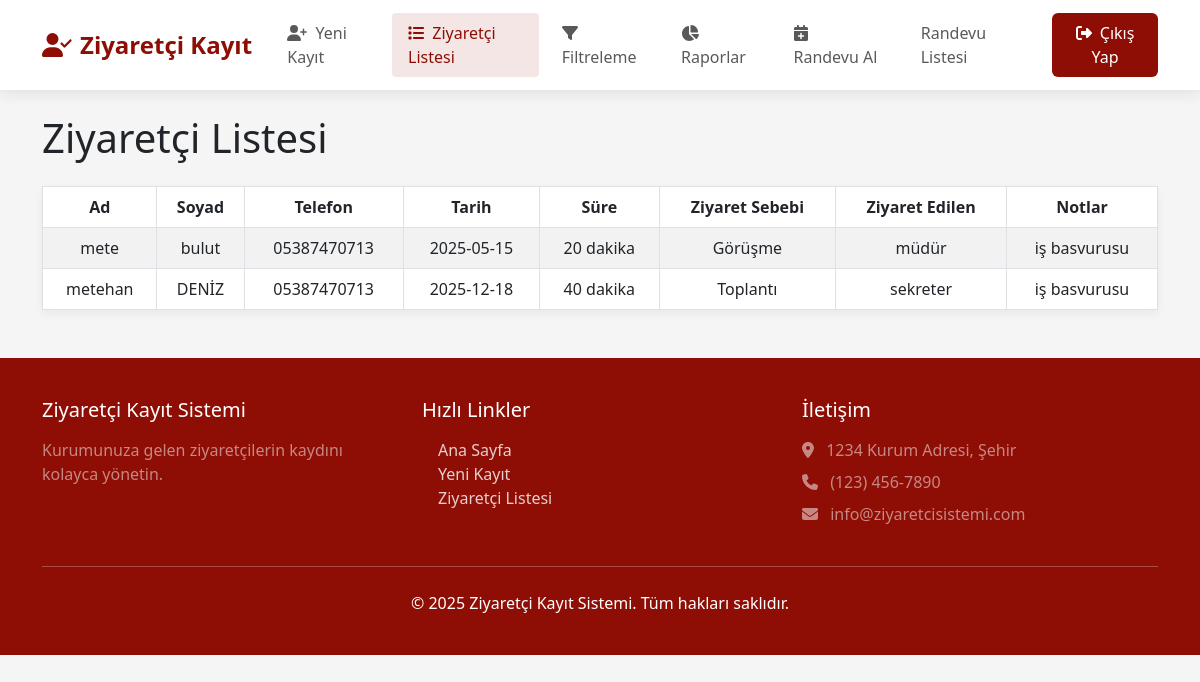
The app's page /liste (signed in) with its own data.
### app.py (models this page shows)
class Ziyaretci(db.Model):
    id = db.Column(db.Integer, primary_key=True)
    ad = db.Column(db.String(100), nullable=False)
    soyad = db.Column(db.String(100), nullable=False)
    tc = db.Column(db.String(11))
    telefon = db.Column(db.String(20), nullable=False)
    tarih = db.Column(db.String(20), nullable=False)
    sure = db.Column(db.Integer, nullable=False)
    ziyaret_sebebi = db.Column(db.String(50), nullable=False)
    ziyaret_edilen = db.Column(db.String(100), nullable=False)
    notlar = db.Column(db.Text)

### app.py (the view)
@app.route("/liste")
@login_required
def liste():
    ziyaretciler = Ziyaretci.query.all()
    return render_template("liste.html", ziyaretciler=ziyaretciler)

### app.py (called while the page is built)
@login_manager.user_loader
def load_user(user_id):
    return User.query.get(int(user_id))

### templates/liste.html (shortened to what this page needs)
{% extends "panel_base.html" %}
{% block content %}
    <h1 class="mb-4">Ziyaretçi Listesi</h1>
    <table id="ziyaretciListesi" class="table table-bordered table-striped">
        <thead>
            <tr>
                <th>Ad</th>
                <th>Soyad</th>
                <th>Telefon</th>
                <th>Tarih</th>
                <th>Süre</th>
                <th>Ziyaret Sebebi</th>
                <th>Ziyaret Edilen</th>
                <th>Notlar</th>
            </tr>
        </thead>
        <tbody>
            {% for ziyaretci in ziyaretciler %}
            <tr>
                <td>{{ ziyaretci.ad }}</td>
                <td>{{ ziyaretci.soyad }}</td>
                <td>{{ ziyaretci.telefon }}</td>
                <td>{{ ziyaretci.tarih }}</td>
                <td>{{ ziyaretci.sure }} dakika</td>
                <td>{{ ziyaretci.ziyaret_sebebi }}</td>
                <td>{{ ziyaretci.ziyaret_edilen }}</td>
                <td>{{ ziyaretci.notlar }}</td>
            </tr>
            {% endfor %}
        </tbody>
    </table>
{% endblock %}

### templates/panel_base.html (style rules this page uses)
:root { --primary-color: #8e0e05; --primary-dark: #6e0b04; --secondary-color: #343a40; --light-color: #f8f9fa; --dark-color: #212529; }
body { font-family: 'Segoe UI', system-ui, -apple-system, sans-serif; background-color: #f5f5f5; color: var(--dark-color); }

### templates/liste.html (style rules this page uses)
table thead th { background-color: #a00505; color: #fff; text-align: center; vertical-align: middle; }
table tbody tr:nth-child(odd) { background-color: #f9f9f9; }
table tbody tr:nth-child(even) { background-color: #ffffff; }
table td, table th { padding: 12px; text-align: center; vertical-align: middle; }
table { border-collapse: collapse; width: 100%; border: 1px solid #ddd; }
table { box-shadow: 0 4px 10px rgba(0,0,0,0.05); }

### records on screen
Ziyaretci: ad "mete", soyad "bulut", telefon "05387470713", tarih "2025-05-15", sure "20", ziyaret_sebebi "Görüşme", ziyaret_edilen "müdür", notlar "iş basvurusu"
Ziyaretci: ad "metehan", soyad "DENİZ", telefon "05387470713", tarih "2025-12-18", sure "40", ziyaret_sebebi "Toplantı", ziyaret_edilen "sekreter", notlar "iş basvurusu"
